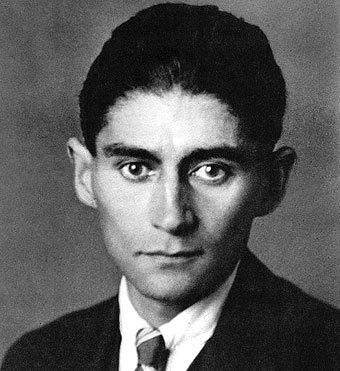
%> input picture HW9/a.jpg, 340 x 371 px
$ octave main.m   (GNU Octave 9; MATLAB toolbox functions it lacks are replaced by stand-ins)
%> lines starting %> are read from the running program, lines starting %| are printed output that depends on the picture
im = imread('a.jpg');
%> im is the input picture: size 371x340 uint8; min 0, max 255, mean 90.7
[r, c] = size(im);
%> r = 371; c = 340

mirror_x = im;
for i=1:r
    for j=1:c
        mirror_x(r-i+1,j) = im(i,j);
    end
end
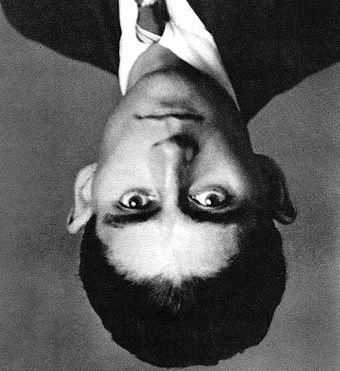
%> mirror_x: size 371x340 uint8; min 0, max 255, mean 90.7; mean of the top-left, top-right, bottom-left and bottom-right quarters 112.1, 76, 94.4, 80.4

mirror_y = im;
for i=1:r
    for j=1:c
        mirror_y(i,c-j +1) = im(i,j);
    end
end
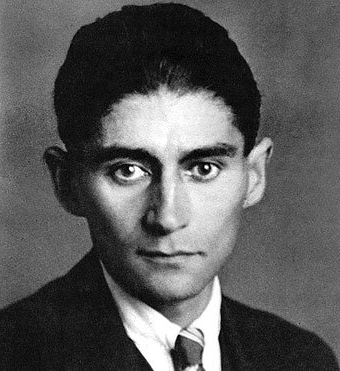
%> mirror_y: size 371x340 uint8; min 0, max 255, mean 90.7; mean of the top-left, top-right, bottom-left and bottom-right quarters 80.3, 94, 76.2, 112.3

mirror_xy = im(end:-1:1,end:-1:1,:);
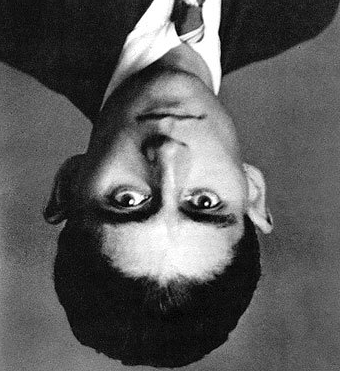
%> mirror_xy: size 371x340 uint8; min 0, max 255, mean 90.7; mean of the top-left, top-right, bottom-left and bottom-right quarters 76, 112.1, 80.4, 94.4


subplot(1,4,1);
imshow(im);
title('original image');

subplot(1,4,2);
imshow(mirror_x);
title('mirror with x axis');

subplot(1,4,3);
imshow(mirror_y);
title('mirror with y axis');

subplot(1,4,4);
imshow(mirror_xy);
title('mirror with x = y axis');
